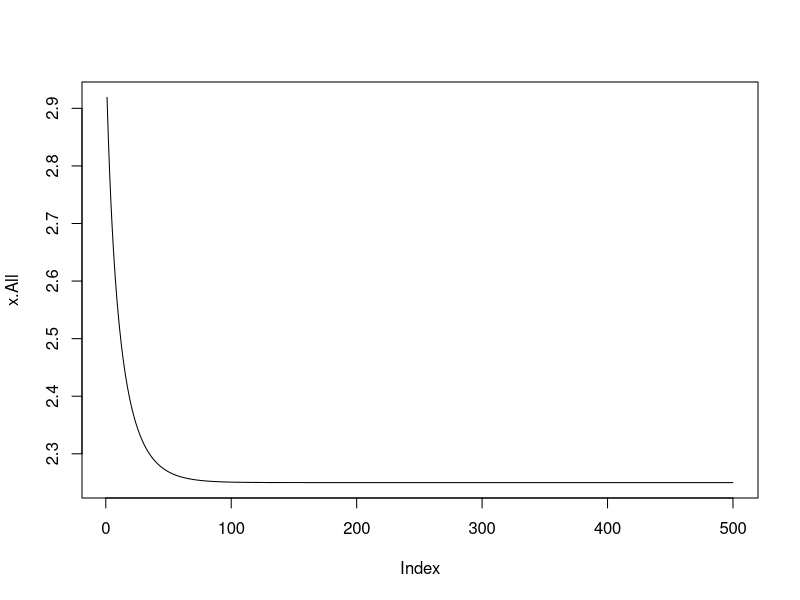

Write the R code that produced this figure.
# Gradient Descent
# http://econometricsense.blogspot.in/2011/06/gradient-descent.html
# Read above gradient concepts
#http://econometricsense.blogspot.in/2011/11/gradient-descent-in-r.html
#f(x) = x^4 - 3*x^3 + 2
# set up a stepsize
alpha = 0.003

# set up a number of iteration
iter = 500

# define the gradient of f(x) = x^4 - 3*x^3 + 2
gradient = function(x) return((4*x^3) - (9*x^2))

# randomly initialize a value to x
set.seed(100)
x = floor(runif(1)*10)
x
# create a vector to contain all xs for all steps
x.All = vector("numeric",iter) # iterate 500 times
#vector('integer',10)
?vector
x.All
# gradient descent method to find the minimum
# Stepwise 
#x ;gradient(x); alpha*gradient(x);  x - alpha*gradient(x); x = x - alpha*gradient(x)
#x ;gradient(x); alpha*gradient(x);  x - alpha*gradient(x); x = x - alpha*gradient(x)
#...

for(i in 1:iter){
  x = x - alpha*gradient(x)
  x.All[i] = x
  print(x)
}
head(x.All); x
# print result and plot all xs for every iteration
print(paste("The minimum of f(x) is ", x, sep = ""))
plot(x.All, type = "l")
